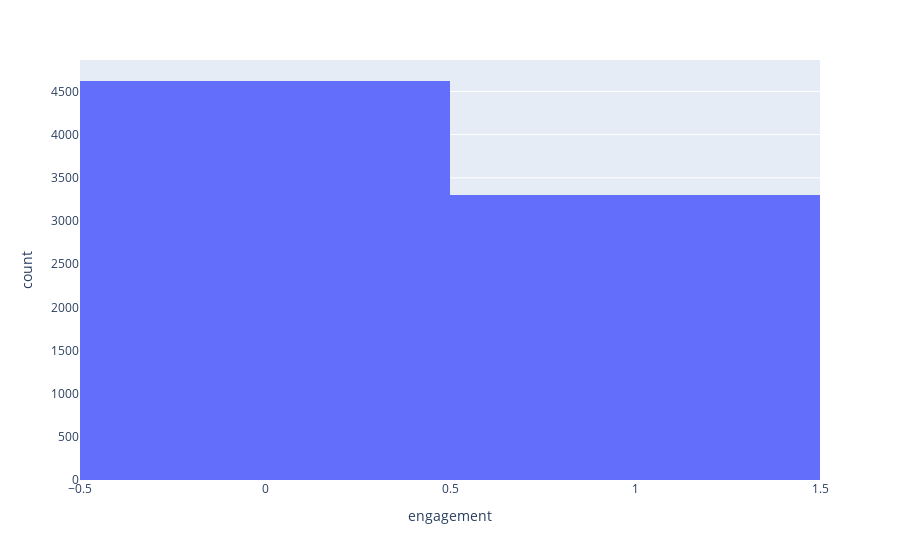

Notebook code cell kept with this figure:
### Code cell
px.histogram(df_binary,
             'engagement')

### Figure 1 — Plotly figure (JSON) as saved in the notebook; plotly's stock layout.template omitted (floating-point values rounded to 4 significant figures; data arrays with more than 128 entries replaced by an {"elided": "..."} marker saying what was removed)
{"data": [{"bingroup": "x", "hovertemplate": "engagement=%{x}<br>count=%{y}<extra></extra>", "legendgroup": "", "marker": {"color": "#636efa", "pattern": {"shape": ""}}, "name": "", "orientation": "v", "showlegend": false, "type": "histogram", "x": {"elided": "7919 int values"}, "xaxis": "x", "yaxis": "y"}], "layout": {"barmode": "relative", "legend": {"tracegroupgap": 0}, "margin": {"t": 60}, "xaxis": {"anchor": "y", "domain": [0, 1], "title": {"text": "engagement"}}, "yaxis": {"anchor": "x", "domain": [0, 1], "title": {"text": "count"}}}}
